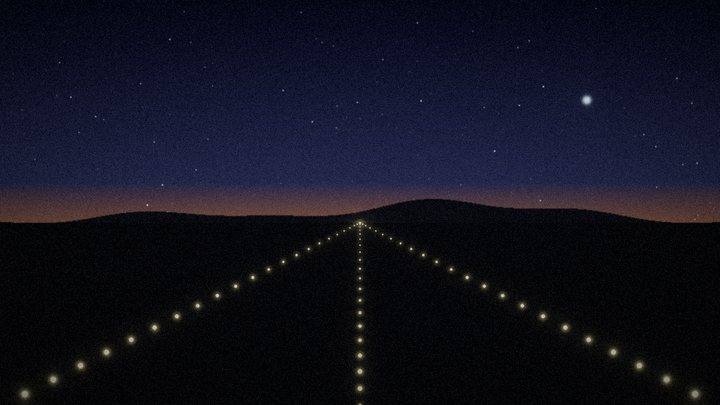
#> input picture assets/assets/images/capas/cli-01.3ef8d1ab4fec1bb9656e4532054a09b1.jpg, 720 x 405 px
$ python -i capas.py   (imports and definitions only)
#> lines starting #> are read from the running program, lines starting #| are printed output that depends on the picture
"""Gera as capas cinematográficas do Papos de Altitude.

Cada episódio (capítulo) recebe uma cena 16:9; cada temporada (seção), uma arte vertical.
As cenas combinam céus, a Terra vista da órbita, silhuetas, linhas de luz e macros,
com brilho (bloom), vinheta, granulação e gradação de cor de cinema.

Uso: python3 capas.py <pasta-de-saida> [nome-da-capa ...]
"""
import math
import os
import sys

import numpy as np
from PIL import Image, ImageDraw, ImageFilter
from scipy.ndimage import gaussian_filter, zoom

W, H = 960, 540


# ---------------------------------------------------------------- ruído e base

# [159 lines left out: functions fbm, ceu, estrelas, nebulosa, sol, terra and 3 more, not called in this run]


# ---------------------------------------------------------------- desenho vetorial suavizado

def mascara(desenhar, escala=3):
    """Desenha em resolução maior e reduz, para bordas suaves."""
    grande = Image.new('L', (W * escala, H * escala), 0)
    d = ImageDraw.Draw(grande)
    desenhar(d, escala)
    return np.asarray(grande.resize((W, H), Image.LANCZOS), dtype=float) / 255


# [34 lines left out: functions silhueta, brilho_linha, bokeh, not called in this run]


def rot(pts, cx, cy, s, ang=0.0):
    c, sn = math.cos(ang), math.sin(ang)
    return [(cx + (x * c - y * sn) * s, cy + (x * sn + y * c) * s) for x, y in pts]


# Silhuetas em coordenadas normalizadas (x para a direita, y para baixo).
AVIAO = {
    'fuselagem': [(-1.0, -0.05), (0.82, -0.06), (0.95, -0.03), (1.0, 0.0), (0.95, 0.04), (0.8, 0.06), (-0.85, 0.06), (-1.0, 0.0)],
    'deriva': [(-0.62, -0.05), (-0.86, -0.42), (-0.97, -0.42), (-0.92, -0.04)],
    'estab': [(-0.75, 0.0), (-0.98, 0.1), (-1.02, 0.08), (-0.9, -0.01)],
    'asa': [(0.18, 0.04), (-0.22, 0.2), (-0.33, 0.2), (-0.06, 0.04)],
    'motor': [(0.02, 0.1), (0.2, 0.09), (0.22, 0.14), (0.04, 0.16)],
}
CACA = {
    'corpo': [(1.0, 0.0), (0.55, -0.06), (0.1, -0.08), (-0.75, -0.06), (-0.95, -0.02), (-0.95, 0.04), (-0.4, 0.07), (0.6, 0.05)],
    'asa': [(0.25, 0.02), (-0.45, 0.32), (-0.62, 0.32), (-0.45, 0.04)],
    'deriva': [(-0.55, -0.06), (-0.85, -0.42), (-0.97, -0.42), (-0.9, -0.05)],
    'cabine': [(0.55, -0.06), (0.32, -0.15), (0.12, -0.12), (0.1, -0.08)],
}
HELI = {
    'corpo': [(0.55, 0.0), (0.45, -0.18), (0.1, -0.24), (-0.25, -0.18), (-0.3, 0.12), (0.35, 0.16)],
    'cauda': [(-0.25, -0.12), (-1.0, -0.08), (-1.0, -0.03), (-0.25, 0.05)],
    'deriva': [(-0.88, -0.07), (-1.0, -0.3), (-1.05, -0.3), (-1.02, -0.03)],
    'mastro': [(0.02, -0.24), (0.06, -0.24), (0.06, -0.32), (0.02, -0.32)],
    'esqui': [(-0.25, 0.24), (0.5, 0.24), (0.55, 0.21), (0.5, 0.27), (-0.25, 0.27)],
}
CABECA = [(0.0, -1.0), (0.32, -0.95), (0.55, -0.75), (0.62, -0.5), (0.62, -0.3), (0.74, -0.08), (0.62, 0.0), (0.66, 0.12), (0.6, 0.2), (0.62, 0.32),
          (0.5, 0.42), (0.42, 0.6), (0.2, 0.62), (0.15, 0.85), (0.2, 1.1), (-0.6, 1.1), (-0.55, 0.7), (-0.62, 0.3), (-0.65, -0.3), (-0.5, -0.75), (-0.28, -0.95)]


# [7 lines left out: function poligonos, not called in this run]


def aviao(img, cx, cy, s, ang=0.0, aro=None, dir_aro=(0, -1)):
    return poligonos(img, AVIAO.values(), cx, cy, s, ang, aro=aro, dir_aro=dir_aro)


def caca(img, cx, cy, s, ang=0.0, aro=None, dir_aro=(0, -1)):
    return poligonos(img, CACA.values(), cx, cy, s, ang, aro=aro, dir_aro=dir_aro)


# [5 lines left out: function helicoptero, not called in this run]


def cabeca(img, cx, cy, s, aro=None, dir_aro=(1, 0), espelhar=False):
    pts = [(-x, y) for x, y in CABECA] if espelhar else CABECA
    return poligonos(img, [pts], cx, cy, s, aro=aro, dir_aro=dir_aro)


# [176 lines left out: functions astronauta, balao, paraquedas, foguete, estacao, ecg and 5 more, not called in this run]


def luzes_pista(img, cor=(1.0, 0.85, 0.55), fuga=(0.5, 0.52), linhas=7):
    fx, fy = fuga[0] * W, fuga[1] * H
    def des(d, e):
        for lado in (-1, 1):
            for k in range(1, 26):
                t = (k / 25) ** 2
                x = fx + lado * t * W * 0.55
                y = fy + t * H * 0.5
                r = 0.6 + t * 4
                d.ellipse([(x - r) * e, (y - r) * e, (x + r) * e, (y + r) * e], fill=255)
        for k in range(1, linhas * 3):
            t = (k / (linhas * 3)) ** 2
            y = fy + t * H * 0.5
            r = 0.5 + t * 3
            d.ellipse([(fx - r) * e, (y - r) * e, (fx + r) * e, (y + r) * e], fill=200)
    m = mascara(des)
    img += np.array(cor) * (m * 2 + gaussian_filter(m, 3) * 3 + gaussian_filter(m, 12) * 2)[..., None]
    return img


# [77 lines left out: functions cidade, neuronios, capsulas, janela, finalizar, not called in this run]


# ---------------------------------------------------------------- céus prontos

ESPACO = [(0, (0.0, 0.0, 0.01)), (1, (0.0, 0.005, 0.02))]
AURORA = [(0, (0.01, 0.02, 0.06)), (0.55, (0.04, 0.09, 0.22)), (0.7, (0.6, 0.35, 0.18)), (0.78, (0.9, 0.55, 0.25)), (1, (0.08, 0.06, 0.08))]
ENTARDECER = [(0, (0.02, 0.03, 0.09)), (0.45, (0.12, 0.12, 0.25)), (0.62, (0.75, 0.35, 0.15)), (0.7, (1.0, 0.6, 0.25)), (1, (0.15, 0.08, 0.06))]
NOITE = [(0, (0.0, 0.005, 0.02)), (0.6, (0.02, 0.04, 0.1)), (1, (0.04, 0.05, 0.1))]
ESTRATOSFERA = [(0, (0.0, 0.01, 0.05)), (0.5, (0.02, 0.08, 0.28)), (0.78, (0.2, 0.45, 0.85)), (1, (0.6, 0.75, 0.95))]
ESTUDIO_TEAL = [(0, (0.0, 0.03, 0.04)), (1, (0.0, 0.07, 0.08))]
ESTUDIO_ESCURO = [(0, (0.01, 0.01, 0.02)), (1, (0.03, 0.03, 0.05))]


# [391 lines left out: functions base, cena, painel, not called in this run]


CAPAS = (
    [f'fis-{i:02d}' for i in range(1, 14)]
    + [f'cli-{i:02d}' for i in range(1, 14)]
    + [f'ope-{i:02d}' for i in range(1, 17)]
    + [f'esp-{i:02d}' for i in range(1, 9)]
)


# [28 lines left out: functions temporada, principal, not called in this run]


# [2 lines not run here, left out]

>>> import cv2
>>> picture = cv2.imread('../../assets/assets/images/capas/cli-01.3ef8d1ab4fec1bb9656e4532054a09b1.jpg', cv2.IMREAD_GRAYSCALE)
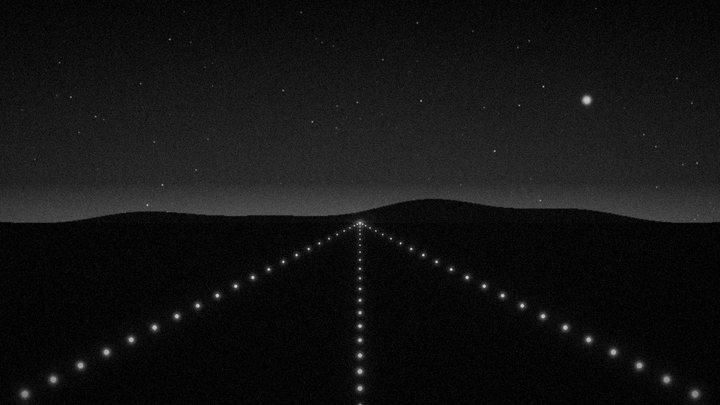
#> picture: shape (405, 720); min 0, max 235, mean 18.7
>>> result = luzes_pista(picture)
#> in mascara, `grande = Image.new('L', (W * escala, H * escala), 0)`: grande: PIL image 2880x1620 L; every value is 0
#> in mascara, `return np.asarray(grande.resize((W, H), Image.LANCZOS), dtype=float) /..`:
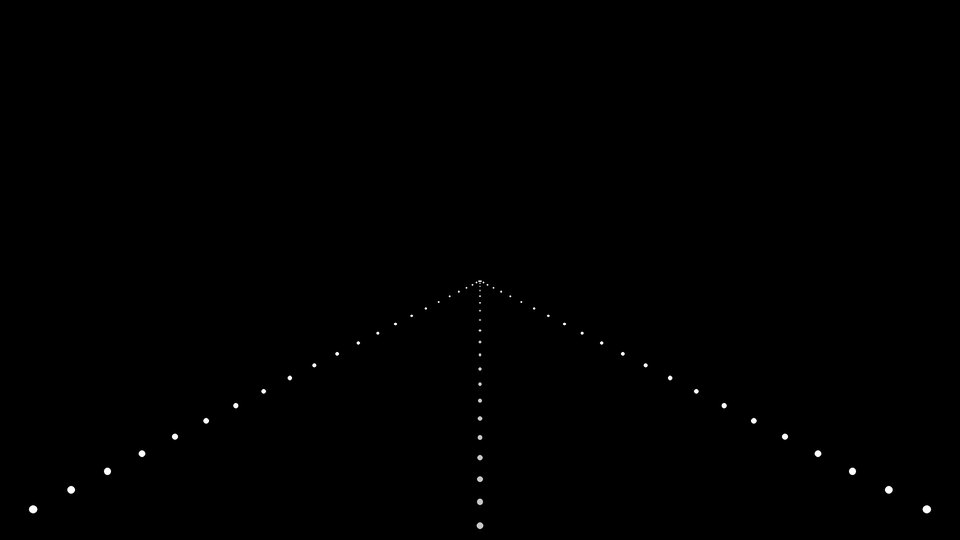
#> returned value: shape (540, 960) float64; min 0, max 1, mean 0.00171
#> (the run stopped early here; a loop or call above may not have finished)

$ run again, on assets/assets/images/capas/cli-02.e79f5751ab4442d437d98173382d93e3.jpg
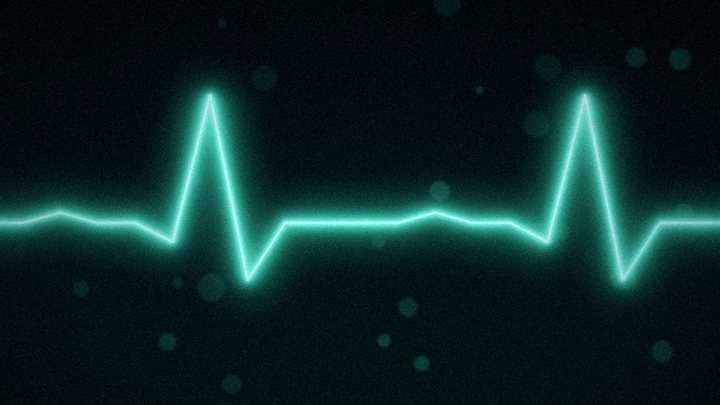
#> input picture assets/assets/images/capas/cli-02.e79f5751ab4442d437d98173382d93e3.jpg, 720 x 405 px
#> `picture = cv2.imread('../../assets/assets/images/capas/cli-01.3ef8d1ab..`:
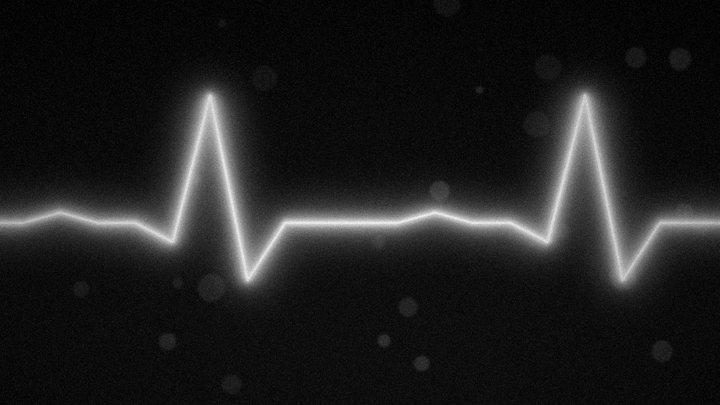
#> picture: shape (405, 720); min 0, max 241, mean 30.4
#> grande: PIL image 2880x1620 L; every value is 0

$ run again, on assets/assets/images/capas/cli-02.ea03ab3c4b5dff93399d32375fcb0ace.jpg
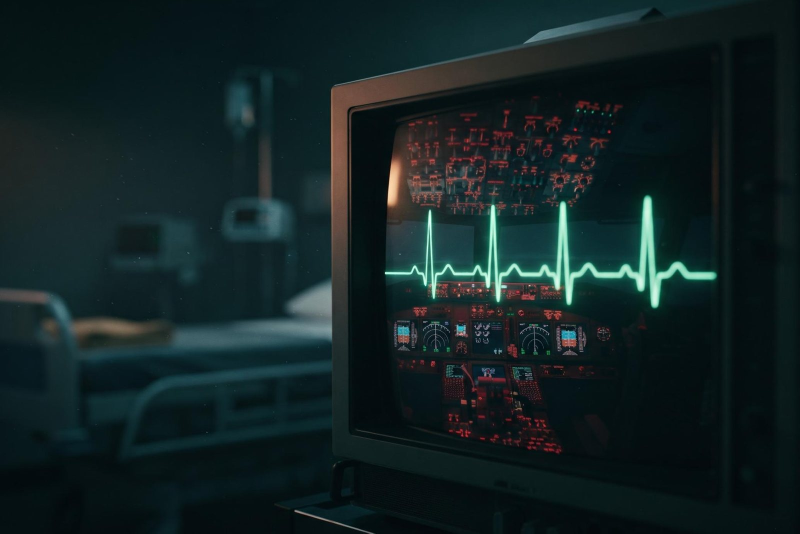
#> input picture assets/assets/images/capas/cli-02.ea03ab3c4b5dff93399d32375fcb0ace.jpg, 1600 x 1067 px (shown at 1/2 size)
#> `picture = cv2.imread('../../assets/assets/images/capas/cli-01.3ef8d1ab..`:
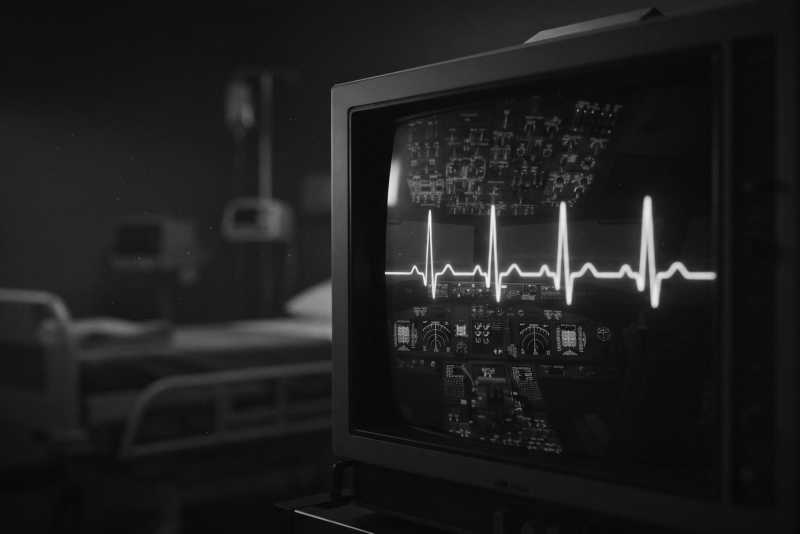
#> picture: shape (1067, 1600) (shown at 1/2 size); min 0, max 246, mean 30
#> grande: PIL image 2880x1620 L; every value is 0

$ run again, on assets/assets/images/capas/cli-03.358f31032ce087514958f10aaefaf7fc.jpg
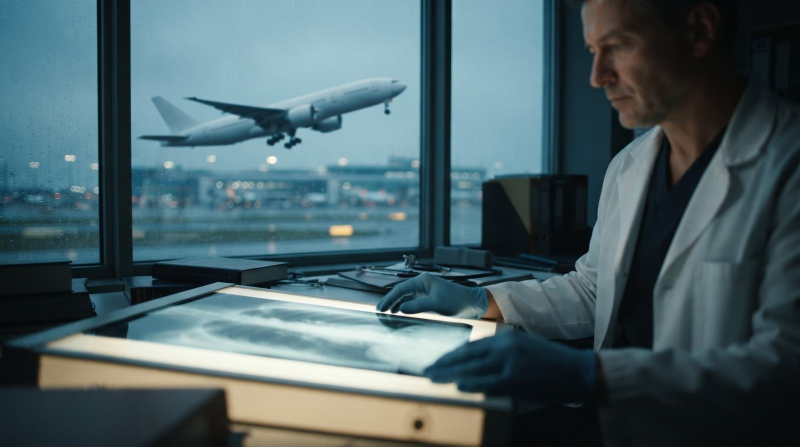
#> input picture assets/assets/images/capas/cli-03.358f31032ce087514958f10aaefaf7fc.jpg, 1600 x 893 px (shown at 1/2 size)
#> `picture = cv2.imread('../../assets/assets/images/capas/cli-01.3ef8d1ab..`:
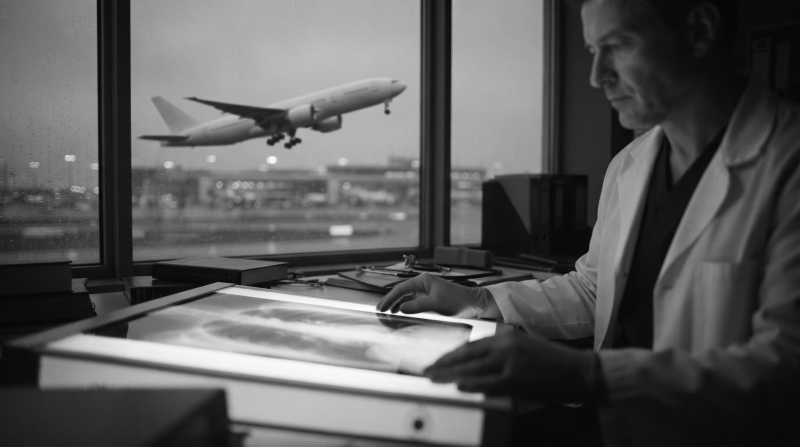
#> picture: shape (893, 1600) (shown at 1/2 size); min 0, max 255, mean 91.4
#> grande: PIL image 2880x1620 L; every value is 0
